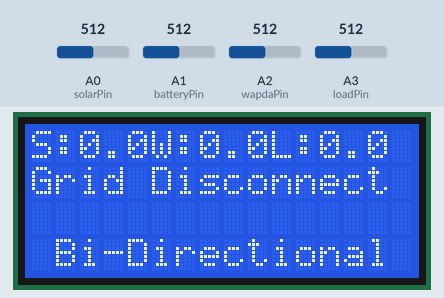
A sketch run on a simulated Arduino Uno, built with avr-gcc and run on an emulated ATmega328P. Parts: 16×4 character LCD. The inputs (shaded band) are chosen by the test bench; at power-on: A1 (batteryPin) = 512, A2 (wapdaPin) = 512, A0 (solarPin) = 512, A3 (loadPin) = 512.

Above: at 1.2 s.
1.3 s: A1 (batteryPin) set to 716
At 2.1 s:
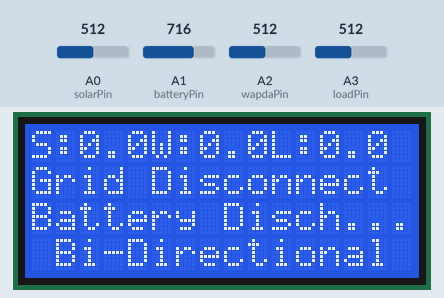
2.8 s: A2 (wapdaPin) set to 716
At 3.4 s:
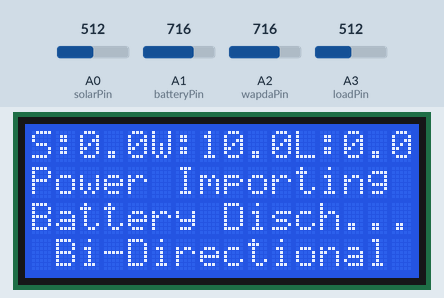
4.3 s: A0 (solarPin) set to 316
At 5.5 s:
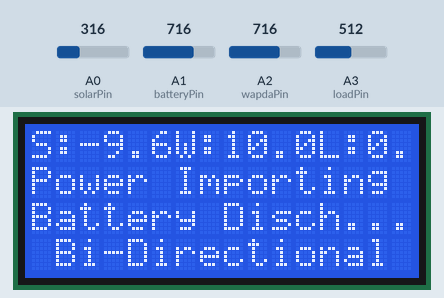
5.8 s: A0 (solarPin) set to 298
At 6.3 s:
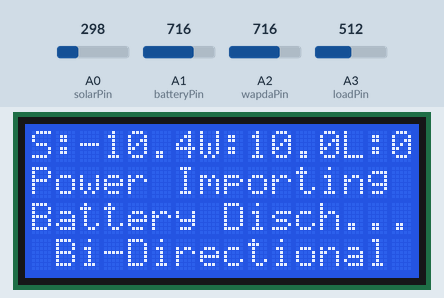
7.3 s: A3 (loadPin) set to 701
8.8 s: A3 (loadPin) set to 731
At 9.4 s:
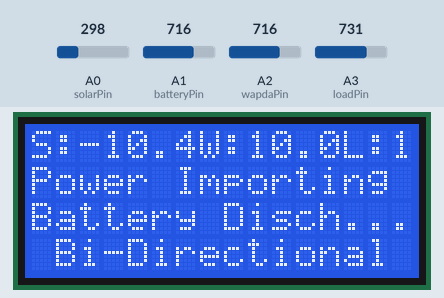
Timing chart, 0 to 11.8 s (numbered marks = the images above; inputs shaded):
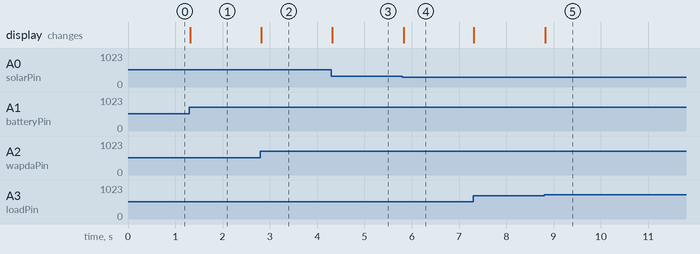

The sketch:

All_three_currents.ino
```cpp
#include <LiquidCrystal.h>
const int rs = 12, en = 11, d4 = 5, d5 = 4, d6 = 3, d7 = 2;
LiquidCrystal lcd(rs, en, d4, d5, d6, d7);

// defining input pins
const int solarPin = A0;
const int batteryPin = A1;
const int wapdaPin = A2;
const int loadPin = A3;
const int signalPin = 7;

// defining sensitivity 185 for 5Amp, 100 for 20Amp and 66 for 30Amp
int sensitivity = 100;

// defining adc values
int solar_adc_value= 0;
int battery_adc_value= 0;
int wapda_adc_value= 0;
int load_adc_value= 0;

// defining adc voltages
double solar_adc_voltage = 0;
double battery_adc_voltage = 0;
double wapda_adc_voltage = 0;
double load_adc_voltage = 0;

// defining current variables
double solarCurrent = 0;
double batteryCurrent = 0;
double wapdaCurrent = 0;
double loadCurrent = 0;

// defining standard offset voltages
int offsetVoltage = 2500;

void setup()
{
  pinMode(solarPin, INPUT);
  pinMode(batteryPin, INPUT);
  pinMode(wapdaPin, INPUT);
  pinMode(loadPin, INPUT);
  Serial.begin(9600);
  lcd.begin(16, 4);
}

void loop()
{
  // calculating all adc values
  solar_adc_value = analogRead(solarPin);
  battery_adc_value = analogRead(batteryPin);
  wapda_adc_value = analogRead(wapdaPin);
  load_adc_value = analogRead(loadPin);

  // calculating all adc voltages
  solar_adc_voltage = (solar_adc_value / 1024.0) * 5000;
  battery_adc_voltage = (battery_adc_value / 1024.0) * 5000;
  wapda_adc_voltage = (wapda_adc_value / 1024.0) * 5000;
  load_adc_voltage = (load_adc_value / 1024.0) * 5000;

  // calculating all currents
  solarCurrent = ((solar_adc_voltage - offsetVoltage) / sensitivity);
  batteryCurrent = ((battery_adc_voltage - offsetVoltage) / sensitivity);
  wapdaCurrent = ((wapda_adc_voltage - offsetVoltage) / sensitivity);
  loadCurrent = ((load_adc_voltage - offsetVoltage) / sensitivity);


  lcd.setCursor(0,0);
  lcd.print("S:");
  lcd.print(solarCurrent,1);
  //lcd.print(" ");
  lcd.print("W:");
  lcd.print(abs(wapdaCurrent),1);
  //lcd.print(" ");
  lcd.print("L:");
  lcd.print(loadCurrent,1);
  //lcd.print(" ");
  if(wapdaCurrent<0){
    lcd.setCursor(0,1);
    lcd.print("Power Exporting");
    digitalWrite(signalPin, HIGH);
  }
  if(wapdaCurrent>0){
    lcd.setCursor(0,1);
    lcd.print("Power Importing");
    digitalWrite(signalPin, LOW);
  }
  if(wapdaCurrent==0){
    lcd.setCursor(0,1);
    lcd.print("Grid Disconnect");
    digitalWrite(signalPin, LOW);
  }
  if(batteryCurrent>0){
    lcd.setCursor(0,2);
    lcd.print("Battery Disch...");
  }
  if(batteryCurrent<0){
    lcd.setCursor(0,2);
    lcd.print("Battery Charging");
  }
  if(batteryCurrent==0){
    lcd.setCursor(0,2);
    lcd.print("                ");
  }
  lcd.setCursor(0,3);
  lcd.print(" Bi-Directional ");
  lcd.display();
  /*Serial.print("Solar current = " );
  Serial.println(solarCurrent, 2);
  Serial.println("");     //just for a line gap
  Serial.print("Battery current = ");
  Serial.println(batteryCurrent,2);
  Serial.println("");     //just for a line gap
  Serial.print("WAPDA current = ");
  Serial.println(wapdaCurrent,2);
  Serial.println("");     //just for a line gap
  Serial.print("Load current = ");
  Serial.println(loadCurrent,2);
  Serial.println("");     //just for a line gap
  delay(1000);*/
}
```

Measured:
- after the input at 1.3 s, the display: changes at once (image 1)
- after the input at 2.8 s, the display: changes at once (image 2)
- after the input at 4.3 s, the display: changes at once (image 3)
- after the input at 5.8 s, the display: changes at once (image 4)
- after the input at 8.8 s, the display: changes at once (image 5)
